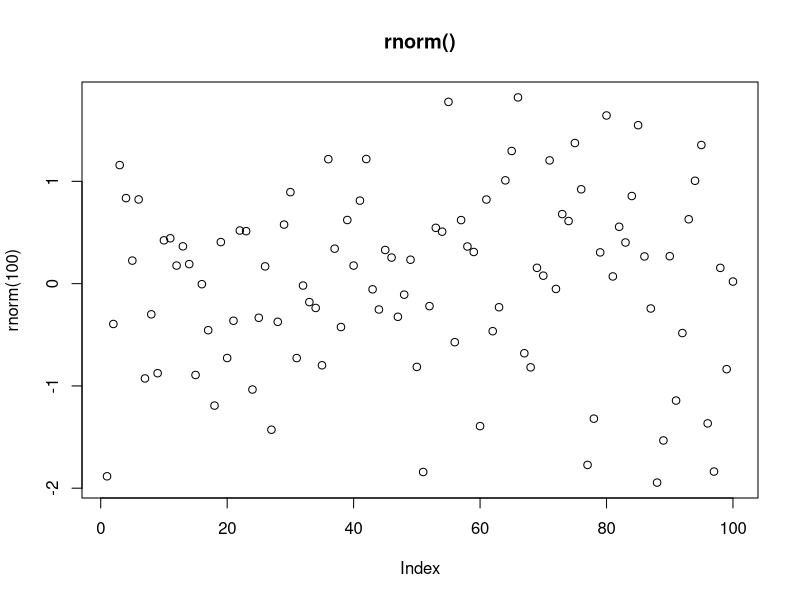
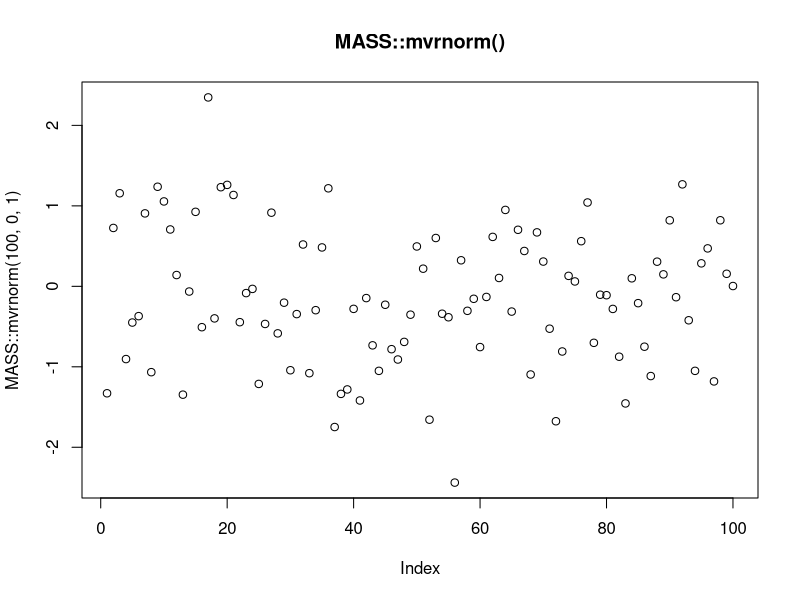

These figures' R source, in order:
## ---- chunk 1

rescale01 <- function(x) {
  rng <- range(x, na.rm = TRUE)
  (x - rng[1]) / (rng[2] - rng[1])
}

rescale01_FALSE <- function(x) {
  rng <- range(x, na.rm = FALSE)
  (x - rng[1]) / (rng[2] - rng[1])
}

test <- c(1,2,3,NA,4,5)

rescale01(test)
rescale01_FALSE(test)
## ---- chunk 2
x <- c(1:10,Inf, c(1:3), Inf, c(1:5), -Inf)
rescale01_mapInf <- function(x) {
rng <- range(x, na.rm = TRUE, finite = TRUE) 
x <- (x - rng[1]) / (rng[2] - rng[1])
x[which(x==Inf)] <- 1
x[which(x==-Inf)] <- 0
return (x)
}
rescale01_mapInf(x)
## ---- chunk 3
x = c(1:5, NA, 1:2, NA, 1:3)
mean(is.na(x))
# rewrite the snippet into a function
proportion_na <- function (x) {
  sum(is.na(x))/length(x)
}
# see if the function output matches the snippet
proportion_na(x)
## ---- chunk 4
x / sum(x, na.rm = TRUE)

divide_by_sum <- function (x) {
  x / sum(x, na.rm = TRUE)
}
divide_by_sum(x)
## ---- chunk 5
sd(x, na.rm = TRUE) / mean(x, na.rm = TRUE)

sd_div_mean <- function (x) {
  sd(x, na.rm = TRUE) / mean(x, na.rm = TRUE)
}
sd_div_mean(x)
## ---- chunk 6
sample_vector <- c(1:10)

variance <- function (x) {
  n <- length(x)
    m <- mean(x)
    (1/(n - 1)) * sum((x - m)^2)
}

skew <- function (x) {
    n <- length(x)
    v <- var(x)
    m <- mean(x)
    third.moment <- (1/(n - 2)) * sum((x - m)^3)
    third.moment/(var(x)^(3/2))
}
# might have to cross-reference this function with other sources to make sure it's correct.

variance(sample_vector)
var(sample_vector)
skew(sample_vector)
## ---- chunk 7
vector1 = c(1, 2, NA, 5, 6)
vector2 = c(NA, 6, NA, 4, 5)

both_na <- function (v1, v2) {
  na1 <- is.na(v1)
  na2 <- is.na(v2)
  intersect(which(na1==TRUE),which(na2==TRUE))
}

vector1
vector2
both_na(vector1,vector2)
## ---- chunk 8
is_directory <- function(x) file.info(x)$isdir
is_readable <- function(x) file.access(x, 4) == 0
## ---- chunk 9
# I commented out the pseudocode so the R markdown file can compile.

# foo_foo %>%
#   hop(through = forest) %>%
#   scoop(up = field_mice) %>%
#   bop(on = head) %>%
#   down(came = good_fairy) %>%
#   scoop(up = field_mice) %>%
#   bop (on = head) %>%
#   give (chances = three) %>%
#   turn (into = goonie)
#   # repeat 3 times, with the # of chances decreasing each time
#   
# play_through (foo_foo, chances) {
#   hop(through = forest) %>%
#   scoop(up = field_mice) %>%
#   bop(on = head) %>%
#   down(came = good_fairy) %>%
#   scoop(up = field_mice) %>%
#   bop (on = head) %>%
#   give (chances = three) %>%
#   turn (into = goonie)
# }
#  
# chances <- 3
# while (chances > 0) {
#   play_through (foo_foo, chances)
#   chances <- chances - 1
# }
#  
## ---- chunk 10
f1 <- function(string, prefix) {
  substr(string, 1, nchar(prefix)) == prefix
}

f1("hello", "he")
f1("hello", "ell")
## ---- chunk 11
f2 <- function(x) {
  if (length(x) <= 1) return(NULL)
  x[-length(x)]
}
x = c(1:10)
x
f2(x)
## ---- chunk 12
f3 <- function(x, y) {
  rep(y, length.out = length(x))
}
x = c(1:10)
x
f3(x, 5)
## ---- chunk 13
library(tidyverse)

preg <- tribble(
  ~pregnant, ~male, ~female,
  "yes",     NA,    10,
  "no",      20,    12
)

# without using functions, convert the pregnant and female columns to booleans (TRUE or FALSE values).
gather(preg, sex, count, male, female) %>%
  mutate(pregnant = pregnant == "yes",
         female = sex == "female") %>%
  select(-sex)
## ---- chunk 14
# write function to convert a vector of strings to TRUE or FALSE, depending on whether the values match a specified string:
string_to_boolean <- function (x, string) {
  x == string
}

# use the function to do the job
gather(preg, sex, count, male, female) %>%
  mutate(pregnant = string_to_boolean(pregnant,"yes"),
         female = string_to_boolean(sex,"female")) %>%
  select(-sex)
## ---- chunk 15

plot(rnorm(100), main = "rnorm()")
plot(MASS::mvrnorm(100,0,1), main = "MASS::mvrnorm()")

## ---- chunk 16
library(lubridate)

greet <- function ( datetime = lubridate::now() ) {
  print(datetime)
  time <- hour(datetime)
  
  if (time < 12) {
    print("good morning")
  } else if (time >= 12 && time < 18) {
    print("good afternoon")
  } else
    print("good evening")
}

greet()
greet(ymd_hms("2016-07-08 08:34:56"))
greet(ymd_hms("2016-07-08 20:34:56"))
greet(ymd_hms("2016-07-08 15:34:56"))
## ---- chunk 17
fizzbuzz <- function ( input ) {
  if (input %% 3 == 0 && input %% 5 == 0) {
    print("fizzbuzz")
  } else if ( input %% 5 == 0 ) {
    print ("buzz")
  } else if ( input %% 3 == 0 ) {
    print ("fizz")
  } else
    print (input)
}

fizzbuzz(15)
fizzbuzz(10)
fizzbuzz(9)
fizzbuzz(4)

## ---- chunk 18
# if (temp <= 0) {
#   "freezing"
# } else if (temp <= 10) {
#   "cold"
# } else if (temp <= 20) {
#   "cool"
# } else if (temp <= 30) {
#   "warm"
# } else {
#   "hot"
# }

temp_range <- c(-5:40)
# without labels
cut(temp_range, breaks = c(-100, 0, 10, 20, 30, 100), right = TRUE)
table(cut(temp_range, breaks = c(-100, 0, 10, 20, 30, 100), right = TRUE))
# with labels
cut(temp_range, breaks = c(-100, 0, 10, 20, 30, 100), labels = c("freezing", "cold", "cool", "warm", "hot"), right = TRUE)
table(cut(temp_range, breaks = c(-100, 0, 10, 20, 30, 100), labels = c("freezing", "cold", "cool", "warm", "hot"), right = TRUE))
## ---- chunk 19

test_switch <- function ( x ) {
  switch(x, 
         "first choice after EXPR",
         2,
         "third",
         "4th choice after EXPR"
         )
}
test_switch(1)
test_switch(2)
test_switch(3)
test_switch(4)
typeof(test_switch(5))
## ---- chunk 20
test_switch <- function (x) {
  switch(x, 
    a = ,
    b = "ab",
    c = ,
    d = "cd"
  )
}

test_switch("a")
test_switch("b")
test_switch("c")
test_switch("d")
test_switch("e")
typeof(test_switch("e"))
## ---- chunk 21
commas <- function(...) stringr::str_c(..., collapse = ", ")
commas(letters[1:10])
# this produces an error:
# commas(letters[1:10], collapse = "-")

# to produce the intended output, modify the commas function.

hyphens <- function(...) stringr::str_c(..., collapse = "-")
hyphens(letters[1:10])

## ---- chunk 22
insert_between <- function(..., insert = ", ") stringr::str_c(..., collapse = insert)
insert_between (letters[1:10])
insert_between (letters[1:10], insert = "-")
## ---- chunk 23
# The original rule function, showing what happens if multiple characters were supplied:
rule <- function(..., pad = "-") {
  title <- paste0(...)
  width <- getOption("width") - nchar(title) - 5
  cat(title, " ", stringr::str_dup(pad, width), "\n", sep = "")
}

rule("Important output")
rule("Title", pad = "-+")
## ---- chunk 24
# An improved version that scales the padding based on the character length:
scaled_rule <- function(..., pad = "-") {
  title <- paste0(...)
  pad_length <- nchar(pad)
  print(str_c("Number of characters in pad: ", pad_length))
  width <- (getOption("width") - nchar(title) - 5)/pad_length
  print(str_c("Number of times pad was duplicated: ", width))
  cat(title, " ", stringr::str_dup(pad, width), "\n", sep = "")
}
scaled_rule("Important output")
scaled_rule("Title", pad = "-+")

## ---- chunk 25
x = c(1,1,1:10,1,1)
mean(x)
mean(x, trim = 0.2)
## ---- chunk 26
x = c(1:20)
y = c(1,1,1,1:15, 5, 6)
cor(x,y)
cor(x,y, method = "kendall")
cor(x,y, method = "spearman")
